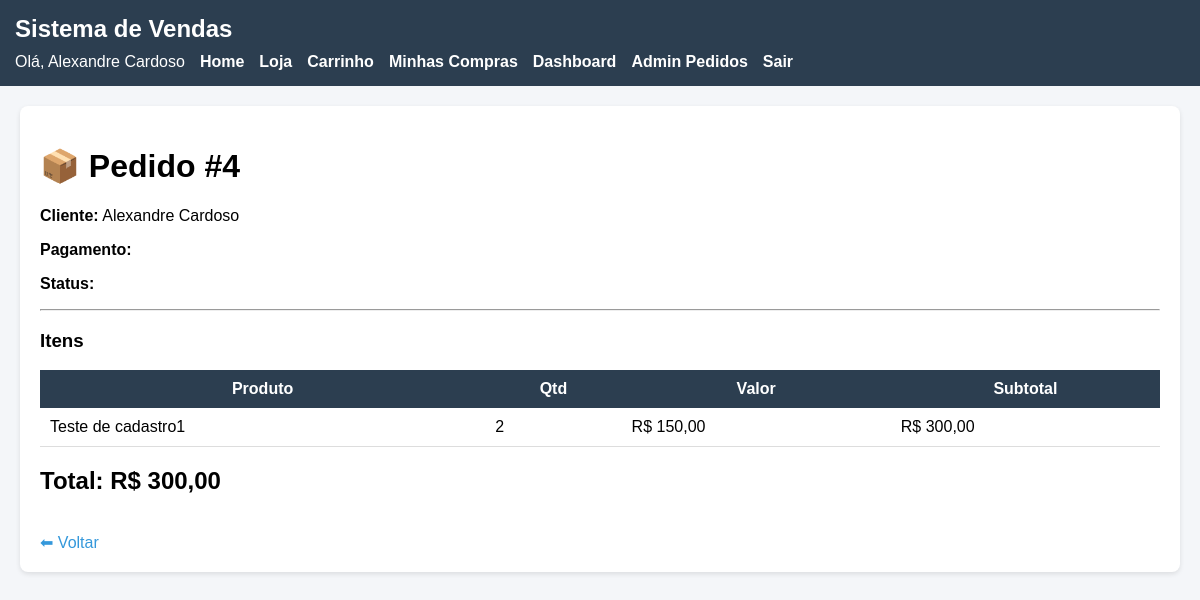
Screenshot of /admin_pedido_detalhe.php?id=4 (signed in) with the database file from the repository.
### tables this page shows
CREATE TABLE IF NOT EXISTS `vendas` (
  `id` int NOT NULL AUTO_INCREMENT,
  `cliente_id` int DEFAULT NULL,
  `data` datetime DEFAULT NULL,
  `usuario` varchar(100) DEFAULT NULL,
  `status` varchar(20) DEFAULT 'aberta',
  `pagamento` varchar(50) DEFAULT NULL,
  `status_pagamento` varchar(20) DEFAULT NULL,
  PRIMARY KEY (`id`),
  KEY `cliente_id` (`cliente_id`),
  CONSTRAINT `vendas_ibfk_1` FOREIGN KEY (`cliente_id`) REFERENCES `clientes` (`id`)
);

CREATE TABLE IF NOT EXISTS `clientes` (
  `id` int NOT NULL AUTO_INCREMENT,
  `cpf` varchar(14) NOT NULL,
  `nome` varchar(255) NOT NULL,
  `endereco` varchar(255) DEFAULT NULL,
  `bairro` varchar(100) DEFAULT NULL,
  `cidade` varchar(100) DEFAULT NULL,
  `uf` char(2) DEFAULT NULL,
  `cep` varchar(10) DEFAULT NULL,
  `telefone1` varchar(20) DEFAULT NULL,
  `telefone2` varchar(20) DEFAULT NULL,
  `email` varchar(255) DEFAULT NULL,
  `senha` varchar(255) DEFAULT NULL,
  `tipo` varchar(20) DEFAULT 'cliente',
  `cadastro_completo` tinyint DEFAULT '0',
  PRIMARY KEY (`id`),
  UNIQUE KEY `cpf` (`cpf`)
);

CREATE TABLE IF NOT EXISTS `itens_venda` (
  `id` int NOT NULL AUTO_INCREMENT,
  `venda_id` int DEFAULT NULL,
  `produto_id` int DEFAULT NULL,
  `quantidade` int DEFAULT NULL,
  `valor` decimal(10,2) DEFAULT NULL,
  PRIMARY KEY (`id`),
  KEY `venda_id` (`venda_id`),
  KEY `produto_id` (`produto_id`),
  CONSTRAINT `itens_venda_ibfk_1` FOREIGN KEY (`venda_id`) REFERENCES `vendas` (`id`),
  CONSTRAINT `itens_venda_ibfk_2` FOREIGN KEY (`produto_id`) REFERENCES `produtos` (`id`)
);

CREATE TABLE IF NOT EXISTS `produtos` (
  `id` int NOT NULL AUTO_INCREMENT,
  `codigo` varchar(50) DEFAULT NULL,
  `nome` varchar(255) NOT NULL,
  `estoque` int DEFAULT '0',
  `estoque_minimo` int DEFAULT '0',
  `estoque_maximo` int DEFAULT '0',
  `valor` decimal(10,2) NOT NULL,
  `imagem` varchar(255) DEFAULT NULL,
  PRIMARY KEY (`id`),
  UNIQUE KEY `codigo` (`codigo`)
);

### public/admin_pedido_detalhe.php (the view, shortened to what this page needs)
<?php
include 'partials/header.php';
$id = $_GET['id'];
$pedido = $conn->query("
    SELECT vendas.*, clientes.nome
    FROM vendas
    JOIN clientes ON vendas.cliente_id = clientes.id
    WHERE vendas.id = $id
")->fetch_assoc();
$itens = $conn->query("
    SELECT itens_venda.*, produtos.nome
    FROM itens_venda
    JOIN produtos ON itens_venda.produto_id = produtos.id
    WHERE venda_id = $id
");
$total = 0;
?>
<div class="card">
    <h1>📦 Pedido #<?= $id ?></h1>
    <p><b>Cliente:</b> <?= $pedido['nome'] ?></p>
    <p><b>Pagamento:</b> <?= strtoupper($pedido['pagamento']) ?></p>
    <p><b>Status:</b> <?= strtoupper($pedido['status_pagamento']) ?></p>
    <hr>
    <h3>Itens</h3>
    <table>
        <tr>
            <th>Produto</th>
            <th>Qtd</th>
            <th>Valor</th>
            <th>Subtotal</th>
        </tr>
        <?php while($item = $itens->fetch_assoc()):
            $subtotal = $item['quantidade'] * $item['valor'];
            $total += $subtotal;
        ?>
        <tr>
            <td><?= $item['nome'] ?></td>
            <td><?= $item['quantidade'] ?></td>
            <td>R$ <?= number_format($item['valor'], 2, ',', '.') ?></td>
            <td>R$ <?= number_format($subtotal, 2, ',', '.') ?></td>
        </tr>
        <?php endwhile; ?>
    </table>
    <h2>Total: R$ <?= number_format($total, 2, ',', '.') ?></h2>
    <br>
    <a href="admin_pedidos.php">⬅ Voltar</a>
</div>
<?php include 'partials/footer.php'; ?>

### public/css/style.css (style rules this page uses)
body { font-family: Arial, sans-serif; background-color: #f4f6f9; margin: 0; }
.card { background: white; padding: 20px; border-radius: 8px; box-shadow: 0px 2px 5px rgba(0,0,0,0.1); margin-bottom: 20px; }
a { color: #3498db; text-decoration: none; }
table { width: 100%; border-collapse: collapse; margin-top: 15px; }
table th { background-color: #2c3e50; color: white; padding: 10px; }
table td { padding: 10px; border-bottom: 1px solid #ddd; }

### rows the page displays
vendas: cliente.nome "Alexandre Cardoso"
itens_venda: produto.nome "Teste de cadastro1", quantidade "2", valor "150,00", subtotal "300,00"

### other values shown
$_SESSION['cliente_nome'] "Alexandre Cardoso"
$id "4"
$total "300,00"
